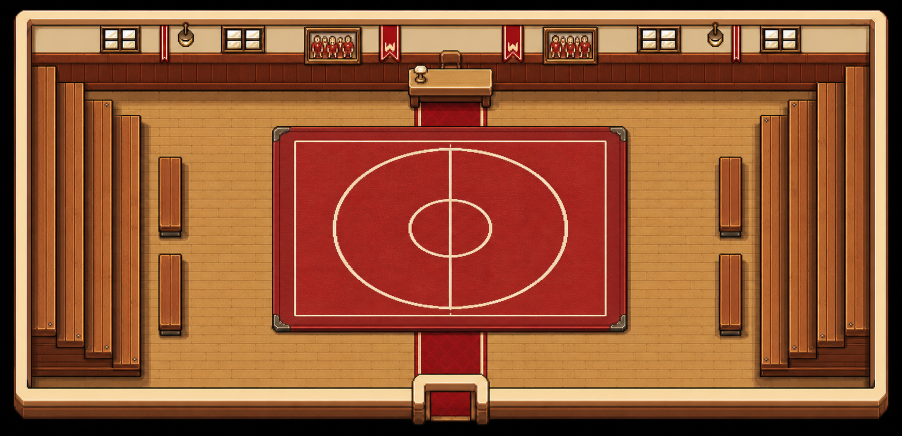
#> input picture art/imagegen/annex_arena_full_v1_2026-07-11.png, 1804 x 872 px (shown at 1/2 size)
$ python -i season_one_pixel_art.py   (imports and definitions only)
#> lines starting #> are read from the running program, lines starting #| are printed output that depends on the picture
"""Original logical-resolution pixel art for the Season One world tileset.

All artwork in this module is authored on a 16px logical grid and exported at
exactly 2x with nearest-neighbor scaling.  The functions deliberately operate
on pixels and semantic tile families; no generated scene crop is stretched
into a map cell.
"""

from __future__ import annotations

from dataclasses import dataclass
from pathlib import Path

from PIL import Image, ImageChops, ImageDraw, ImageFilter, ImageOps


LOGICAL_CELL = 16
RENDER_SCALE = 2
ROOT = Path(__file__).resolve().parents[1]
IMAGEGEN_SOURCE_DIR = ROOT / "art" / "tilesets" / "imagegen_v3"
_SOURCE_CACHE: dict[tuple[str, str], Image.Image] = {}


PALETTE = {
    "outline": (43, 50, 42, 255),
    "outline_soft": (64, 70, 55, 255),
    # High-key mint lawns follow the classic GBA hierarchy: chromatic but
    # spatially quiet. Saturation lives in the field hue, not in noisy detail.
    "grass": (115, 196, 161, 255),
    "grass_light": (181, 228, 205, 255),
    "grass_dark": (105, 181, 150, 255),
    "grass_shadow": (92, 145, 111, 255),
    "mowed": (154, 207, 178, 255),
    "mowed_light": (171, 218, 193, 255),
    # Shared dirt remains the architectural/prop ramp used by gold shadows.
    # Walking surfaces have a separate role so a path retune cannot repaint
    # building trim, trophies, shop fixtures, or other identity objects.
    "dirt": (213, 187, 127, 255),
    "dirt_light": (235, 211, 155, 255),
    "dirt_dark": (169, 133, 84, 255),
    "path_dirt": (226, 208, 163, 255),
    "path_dirt_light": (241, 226, 190, 255),
    "path_dirt_dark": (183, 151, 104, 255),
    "brick": (176, 70, 61, 255),
    "brick_light": (205, 91, 71, 255),
    "brick_dark": (112, 53, 51, 255),
    "mortar": (213, 154, 117, 255),
    # Campus paving stays warm enough to read as Wisconsin limestone without
    # spending the saturation budget reserved for roofs, mats, and banners.
    "paver": (218, 212, 198, 255),
    "paver_light": (238, 234, 222, 255),
    "paver_dark": (185, 178, 164, 255),
    # Circulation stone is high-key, but its three values must remain legible
    # at native scale. Generic stone remains available to rocks, stairs, and
    # architecture; this cooler ramp belongs only to walkable paths.
    "path_stone": (198, 209, 206, 255),
    "path_stone_light": (220, 227, 224, 255),
    "path_stone_dark": (172, 185, 183, 255),
    "stone": (200, 194, 170, 255),
    "stone_light": (227, 219, 190, 255),
    "stone_dark": (143, 140, 127, 255),
    "concrete": (218, 223, 220, 255),
    "concrete_light": (237, 240, 237, 255),
    "concrete_dark": (186, 194, 191, 255),
    "sand": (226, 205, 143, 255),
    "sand_light": (241, 222, 165, 255),
    "sand_dark": (188, 157, 99, 255),
    "gravel": (170, 168, 151, 255),
    "gravel_light": (205, 199, 176, 255),
    "gravel_dark": (121, 122, 113, 255),
    "water": (69, 143, 181, 255),
    "water_light": (111, 184, 201, 255),
    "water_dark": (47, 105, 147, 255),
    "foam": (205, 224, 207, 255),
    "asphalt": (72, 79, 82, 255),
    "asphalt_light": (104, 109, 107, 255),
    "asphalt_dark": (48, 54, 58, 255),
    "curb": (235, 230, 214, 255),
    "curb_dark": (166, 159, 142, 255),
    "clinic_floor": (234, 224, 194, 255),
    "clinic_floor_light": (246, 239, 211, 255),
    "clinic_floor_dark": (193, 177, 137, 255),
    "shop_floor": (151, 183, 186, 255),
    "shop_floor_light": (180, 204, 201, 255),
    "shop_floor_dark": (111, 145, 155, 255),
    "leaf_deep": (31, 83, 53, 255),
    "leaf_dark": (47, 112, 57, 255),
    "leaf": (73, 142, 62, 255),
    "leaf_light": (119, 173, 68, 255),
    "leaf_gold": (170, 181, 75, 255),
    "trunk_dark": (76, 57, 43, 255),
    "trunk": (125, 82, 49, 255),
    "trunk_light": (173, 119, 65, 255),
    "red_deep": (102, 31, 39, 255),
    "red": (171, 37, 49, 255),
    "red_light": (213, 70, 69, 255),
    "cream": (237, 225, 192, 255),
    "limestone": (211, 199, 167, 255),
    "limestone_dark": (142, 126, 105, 255),
    "slate": (87, 98, 105, 255),
    "slate_light": (127, 139, 143, 255),
    "slate_dark": (54, 63, 69, 255),
    "glass": (104, 157, 172, 255),
    "glass_light": (190, 218, 213, 255),
    "wood": (127, 76, 48, 255),
    "wood_light": (181, 112, 63, 255),
    "metal": (104, 109, 107, 255),
    "metal_light": (177, 181, 169, 255),
    "gold": (205, 157, 54, 255),
    "white": (244, 239, 215, 255),
    "black": (28, 31, 31, 255),
}


QUIET_GROUND_RAMPS = {
    ("ground", "grass"): {
        (177, 223, 195, 255): PALETTE["grass_light"],
        (138, 201, 165, 255): PALETTE["grass"],
    },
    ("ground", "mowed_grass"): {
        (154, 209, 166, 255): PALETTE["mowed_light"],
        (101, 180, 140, 255): PALETTE["grass_dark"],
        (177, 223, 195, 255): PALETTE["grass_light"],
    },
}


def canvas(width_cells: int = 1, height_cells: int = 1, fill=(0, 0, 0, 0)) -> Image.Image:
    return Image.new("RGBA", (width_cells * LOGICAL_CELL, height_cells * LOGICAL_CELL), fill)


# [27 lines left out: functions source_asset, _phase_transform, not called in this run]


def export_2x(image: Image.Image) -> Image.Image:
    return image.convert("RGBA").resize(
        (image.width * RENDER_SCALE, image.height * RENDER_SCALE),
        Image.Resampling.NEAREST,
    )


def is_exact_2x(image: Image.Image) -> bool:
    if image.width % RENDER_SCALE or image.height % RENDER_SCALE:
        return False
    logical = image.resize(
        (image.width // RENDER_SCALE, image.height // RENDER_SCALE),
        Image.Resampling.NEAREST,
    )
    return export_2x(logical).tobytes() == image.convert("RGBA").tobytes()


def _dot(draw: ImageDraw.ImageDraw, x: int, y: int, color, width: int = 1) -> None:
    draw.rectangle((x, y, x + width - 1, y), fill=color)


# [123 lines left out: function material_tile, not called in this run]


CARDINAL_BITS = {"n": 1, "e": 2, "s": 4, "w": 8}
DIAGONAL_BITS = {"ne": 16, "se": 32, "sw": 64, "nw": 128}
DIAGONAL_REQUIREMENTS = {
    "ne": CARDINAL_BITS["n"] | CARDINAL_BITS["e"],
    "se": CARDINAL_BITS["s"] | CARDINAL_BITS["e"],
    "sw": CARDINAL_BITS["s"] | CARDINAL_BITS["w"],
    "nw": CARDINAL_BITS["n"] | CARDINAL_BITS["w"],
}


@dataclass(frozen=True)
class EdgeStyle:
    substrate: str
    material: str
    profile: tuple[int, ...]
    outer: tuple[int, int, int, int] | None
    inner: tuple[int, int, int, int] | None
    accent: tuple[int, int, int, int] | None = None


EDGE_STYLES = {
    "surface_dirt": EdgeStyle("grass", "dirt", (4, 4, 3, 3, 4, 5, 4, 3, 3, 4, 5, 4, 3, 3, 4, 4), None, None),
    "surface_brick": EdgeStyle("grass", "brick", (3,) * 16, None, PALETTE["paver"]),
    "surface_stone": EdgeStyle("grass", "stone", (3, 3, 3, 4, 4, 3, 3, 3, 3, 3, 3, 4, 4, 3, 3, 3), None, PALETTE["path_stone"]),
    "surface_sand": EdgeStyle("grass", "sand", (4, 3, 3, 4, 5, 5, 4, 3, 3, 4, 5, 5, 4, 3, 3, 4), None, None),
    "surface_gravel": EdgeStyle("grass", "gravel", (3, 4, 3, 3, 4, 4, 3, 4, 4, 3, 4, 4, 3, 3, 4, 3), None, None),
    "surface_concrete": EdgeStyle("grass", "concrete", (3,) * 16, PALETTE["concrete"], None),
    "surface_timber": EdgeStyle("grass", "timber", (3,) * 16, PALETTE["wood"], PALETTE["trunk_dark"]),
    "shore_water": EdgeStyle("grass", "water", (4, 4, 3, 3, 4, 5, 5, 4, 4, 5, 5, 4, 3, 3, 4, 4), PALETTE["sand"], PALETTE["water_dark"], PALETTE["foam"]),
    "road_asphalt_grass": EdgeStyle("grass", "asphalt", (4,) * 16, PALETTE["curb"], PALETTE["asphalt_dark"]),
    "road_asphalt_curb": EdgeStyle("concrete", "asphalt", (2,) * 16, PALETTE["curb"], PALETTE["curb_dark"]),
    "lawn_mowed": EdgeStyle("grass", "mowed_grass", (2, 2, 2, 3, 2, 2, 2, 2, 2, 2, 2, 2, 3, 2, 2, 2), None, None),
}


# [38 lines left out: functions _rotated_profile, transition_mask, not called in this run]


def _ring_out(mask: Image.Image) -> Image.Image:
    return ImageChops.subtract(mask.filter(ImageFilter.MaxFilter(3)), mask)


def _ring_in(mask: Image.Image) -> Image.Image:
    return ImageChops.subtract(mask, mask.filter(ImageFilter.MinFilter(3)))


# [384 lines left out: functions transition_tile, validate_plaza_transition_seams, connector_tile, ground_detail, road_marking, _leaf_cluster and 7 more, not called in this run]


def _wall(width: int, height: int, material: str) -> Image.Image:
    source = source_asset("architecture", "wall_brick" if material == "brick" else "wall_limestone")
    return _expand_three_cell_module(source, width, height)


# [269 lines left out: functions _window, _door, _awning, authored_stamp, service_building, cliff, not called in this run]


def cliff_stairs() -> Image.Image:
    return source_asset("transitions", "cliff_stairs")

>>> from PIL import Image
>>> picture = Image.open('../art/imagegen/annex_arena_full_v1_2026-07-11.png')
#> picture is the input picture: PIL image 1804x872 RGB; mean R, G, B 146.4, 85.3, 51.7
>>> result = is_exact_2x(picture)
#> in is_exact_2x, `logical = image.resize( (image.width // RENDER_SCALE, image.height // ..`:
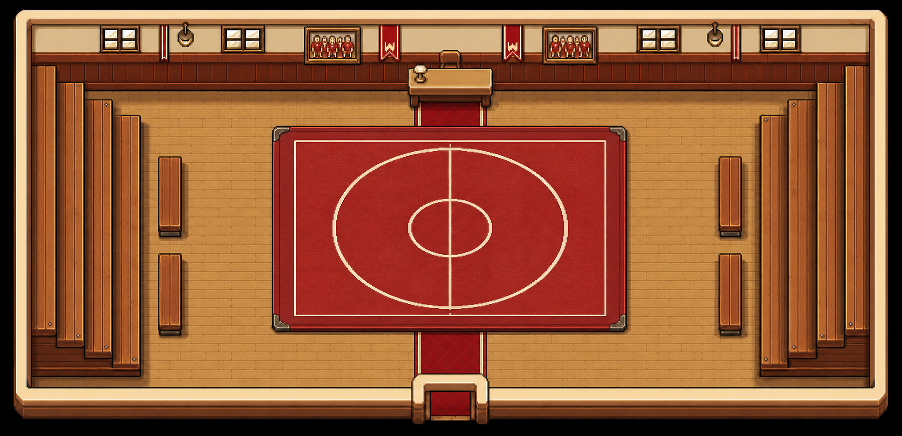
#> logical: PIL image 902x436 RGB; mean R, G, B 146.4, 85.3, 51.7
#> result = False
